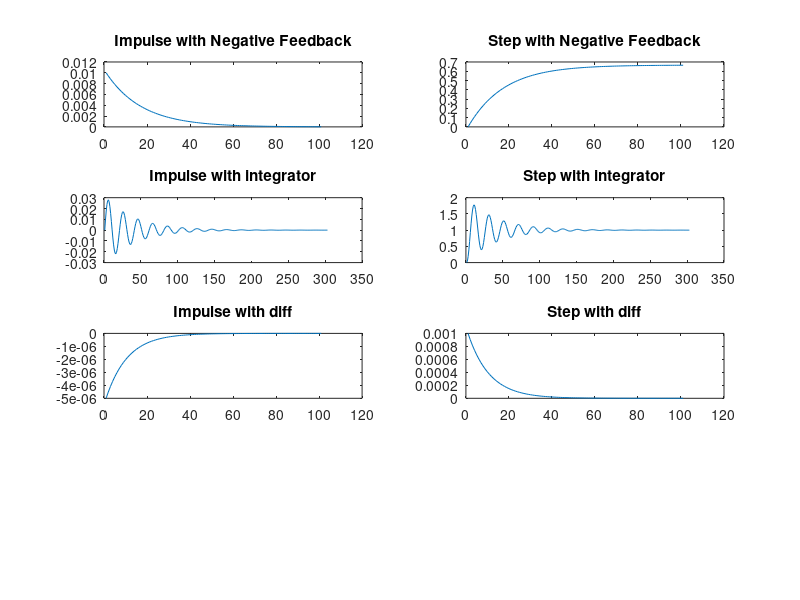
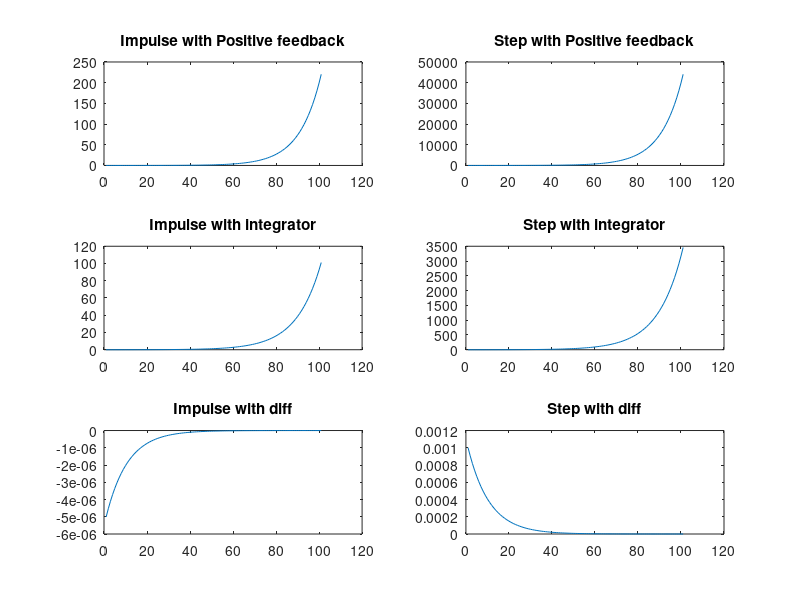

MATLAB code for these plots, in order:
%% Title:Control System-First Order System: System analysis by changing gain
%Author:Ravikumar M Pise
%PS No:99003747
%Date:07/04/2021
%Version:R2020b

 

%% This Document has equation for motion differential system
%Equation:v=u+dv/dt(T)

 

%% Math analysis
%dependent variables:v
%independent variables:t,u
%constant:m,b
%Root:-b/m

 

%% Changing the gain
m1=1000;
b1=5;
Tau=m1/b1;
CF=10;
TF=CF*tf([0,1/b1],[Tau,1]);
%S = stepinfo(TF)
NCTF1=feedback(TF,1);
subplot(4,2,1),plot(impulse(NCTF1))
title("Impulse with Negative Feedback")
subplot(4,2,2),plot(step(NCTF1))
title("Step with Negative Feedback")
%S = stepinfo(TF)
p1=pole(NCTF1)

 

m1=1000;
b1=5;
Tau=m1/b1;
CF=tf([0,1],[1,0]);
TF=CF*tf([0,1/b1],[Tau,1]);
NCTF2=feedback(TF,1);
subplot(4,2,3),plot(impulse(NCTF2))
title("Impulse with integrator")
subplot(4,2,4),plot(step(NCTF2))
title("Step with integrator")
p2=pole(NCTF2)
z2=zero(NCTF2)

 

m1=1000;
b1=5;
Tau=m1/b1;
CF=tf([1,0],[1]);
TF=CF*tf([0,1/b1],[Tau,1]);
T_R=4*Tau;
NCTF3=feedback(TF,1);
T_R=4*Tau;
subplot(4,2,5),plot(impulse(NCTF3))
title("Impulse with diff")
subplot(4,2,6),plot(step(NCTF3))
title("Step with diff")
p3=pole(NCTF3)

 

 

%% Positive  feedback 
figure
m1=1000;
b1=5;
Tau=m1/b1;
CF=10;
TF=CF*tf([0,1/b1],[Tau,1]);
%S = stepinfo(TF)
PCTF1=feedback(TF,-1);
subplot(3,2,1),plot(impulse(PCTF1))
title("Impulse with Positive feedback")
subplot(3,2,2),plot(step(PCTF1))
title("Step with Positive feedback")
%S = stepinfo(TF)
p4=pole(PCTF1)

 

m1=1000;
b1=5;
Tau=m1/b1;
CF=tf([0,1],[1,0]);
TF=CF*tf([0,1/b1],[Tau,1]);
PCTF2=feedback(TF,-1);
subplot(3,2,3),plot(impulse(PCTF2))
title("Impulse with integrator")
subplot(3,2,4),plot(step(PCTF2))
title("Step with integrator")
p5=pole(PCTF2)

 


m1=1000;
b1=5;
Tau=m1/b1;
CF=tf([1,0],[1]);
TF=CF*tf([0,1/b1],[Tau,1]);
T_R=4*Tau;
PCTF3=feedback(TF,-1);
T_R=4*Tau;
subplot(3,2,5),plot(impulse(PCTF3))
title("Impulse with diff")
subplot(3,2,6),plot(step(PCTF3))
title("Step with diff")
p6=pole(PCTF3)
z2=zero(PCTF3)